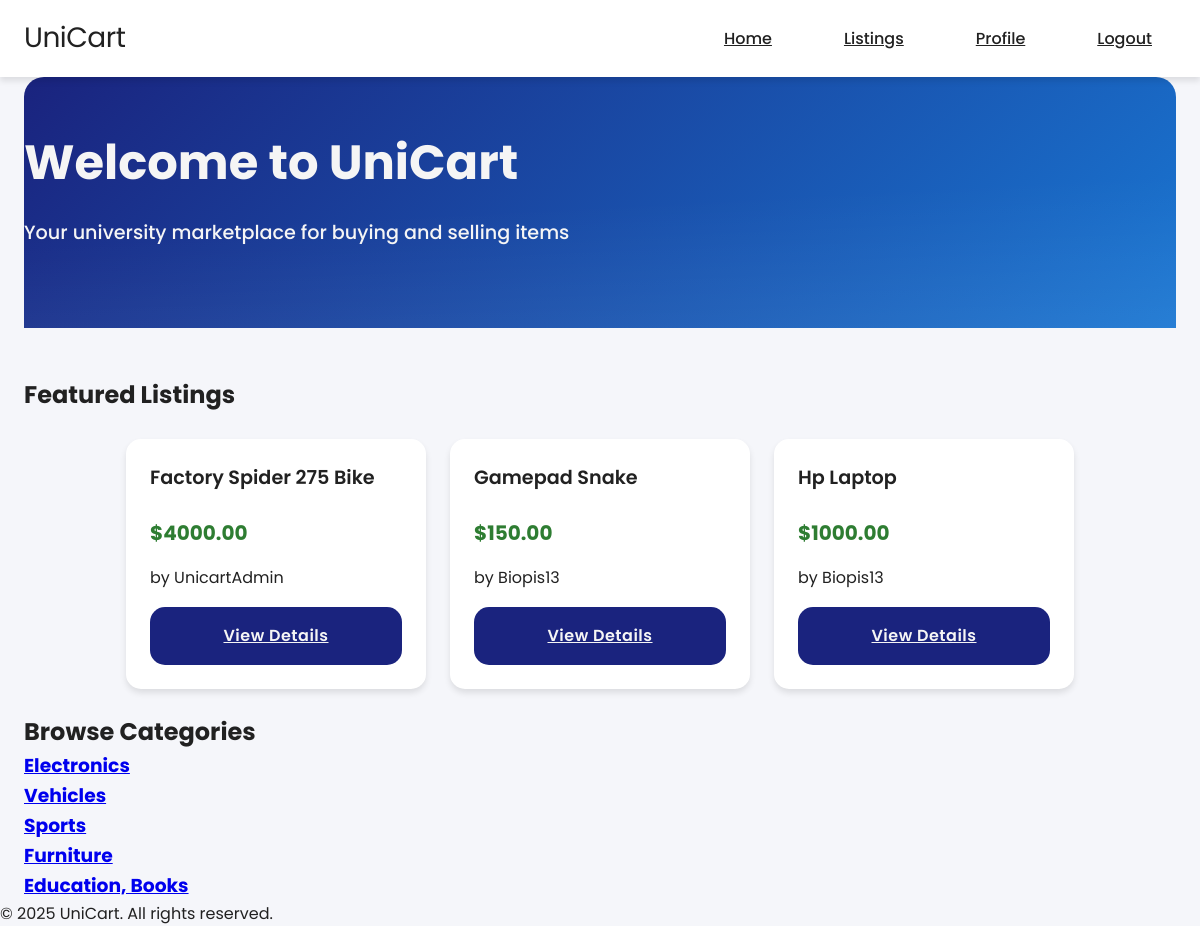
Screenshot of / (signed in) with the database file from the repository.
### marketplace/models.py (models this page shows, shortened)
class Listing(models.Model):
    title = models.CharField(max_length=200)
    description = models.TextField()
    price = models.DecimalField(max_digits=10, decimal_places=2)
    image = models.ImageField(upload_to='listings/',blank=True,null=True)
    date = models.DateTimeField(auto_now_add=True)
    seller = models.ForeignKey(User, on_delete=models.CASCADE)
    categories = models.ManyToManyField('Category')

class Category(models.Model):
    name = models.CharField(max_length=100)
    class Meta:
        verbose_name_plural = "Categories"

### marketplace/views.py (the view)
# urls.py: 2. Add a URL to urlpatterns:  path('', views.home, name='home')
def home(request):
    featured_listings = Listing.objects.all()[:6]  # Get first 6 listings
    categories = Category.objects.all()
    return render(request, 'marketplace/home.html', {
        'featured_listings': featured_listings,
        'categories': categories
    })

### templates/marketplace/home.html (shortened to what this page needs)
{% extends 'base.html' %}
{% block content %}
<div class="container">
    <section class="hero">
        <h1>Welcome to UniCart</h1>
        <p>Your university marketplace for buying and selling items</p>
    </section>
    <section class="featured-listings">
        <h2>Featured Listings</h2>
        <div class="listings-grid">
            {% for listing in featured_listings %}
            <div class="listing-card">
                <div class="listing-content">
                    <h3>{{ listing.title }}</h3>
                    <p class="price">${{ listing.price }}</p>
                    <p class="seller">by {{ listing.seller.username }}</p>
                    <a href="{% url 'listing_detail' listing.pk %}" class="btn btn-secondary">View Details</a>
                </div>
            </div>
            {% empty %}
            <p>No listings available.</p>
            {% endfor %}
        </div>
    </section>
    <section class="categories">
        <h2>Browse Categories</h2>
        <div class="category-grid">
            {% for category in categories %}
            <a href="{% url 'listing_list' %}?category={{ category.id }}" class="category-card">
                <h3>{{ category.name }}</h3>
            </a>
            {% endfor %}
        </div>
    </section>
</div>
{% endblock %}

### static/css/style.css (style rules this page uses)
:root { --primary-color: #1a237e; --accent-color: #1976d2; --success-color: #2e7d32; --warning-color: #f57f17; --danger-color: #c62828; --text-color: #212121; --text-light: #f5f5f5; --light-bg: #f5f5f5; --card-bg: #ffffff; --border-color: #e0e0e0; --border-radius: 20px; --border-radius-sm: 15px; --box-shadow: 0 4px 6px rgba(0, 0, 0, 0.1); --transition: all 0.3s ease; --container-width: 1200px; --spacing-xs: 0.5rem; --spacing-sm: 1rem; --spacing-md: 1.5rem; --spacing-lg: 2rem; --spacing-xl: 3rem; }
* { margin: 0; padding: 0; box-sizing: border-box; }
body { font-family: 'Poppins', sans-serif; line-height: 1.6; color: var(--text-color); background-color: #f5f6fa; }
.container { max-width: var(--container-width); margin: 0 auto; padding: 0 var(--spacing-md); width: 100%; }
.hero { background: linear-gradient(135deg, var(--primary-color), var(--accent-color)); color: var(--text-light); padding: var(--spacing-xl) 0; margin-bottom: var(--spacing-xl); position: relative; overflow: hidden; border-radius: var(--border-radius) var(--border-radius) 0 0; }
.hero::after { content: ''; position: absolute; bottom: -50%; left: 0; right: 0; height: 100%; background: linear-gradient(transparent, rgba(255,255,255,0.1)); transform: skewY(-3deg); }
.hero h1 { font-size: 3rem; margin-bottom: 1rem; }
.hero p { font-size: 1.2rem; opacity: 1; font-weight: 500; margin-bottom: 2rem; }
.listings-grid { display: grid; grid-template-columns: repeat(auto-fill, minmax(250px, 300px)); gap: var(--spacing-md); padding: var(--spacing-md) 0; justify-content: center; }
.listing-card { display: flex; flex-direction: column; height: 100%; background: var(--card-bg); border-radius: var(--border-radius-sm); box-shadow: var(--box-shadow); transition: var(--transition); }
.listing-content { display: flex; flex-direction: column; gap: var(--spacing-sm); padding: var(--spacing-md); flex: 1; }
.listing-content h3 { color: var(--text-color); font-weight: 600; font-size: 1.2rem; margin-bottom: 0.5rem; }
.price { color: var(--success-color); font-weight: 700; font-size: 1.25rem; }
.btn { padding: var(--spacing-sm) var(--spacing-lg); font-weight: 600; letter-spacing: 0.5px; display: inline-flex; align-items: center; justify-content: center; gap: var(--spacing-xs); min-width: 120px; border-radius: var(--border-radius-sm); }
.btn-secondary { background-color: var(--primary-color); color: var(--text-light); }
.listing-card { animation: fadeIn 0.5s ease-out forwards; }

### rows the page displays
Listing: title "Factory Spider 275 Bike", price "4000.00", seller.username "UnicartAdmin"
Listing: title "Gamepad Snake", price "150.00", seller.username "Biopis13"
Listing: title "Hp Laptop", price "1000.00", seller.username "Biopis13"
Category: name "Electronics"
Category: name "Vehicles"
Category: name "Sports"
Category: name "Furniture"
Category: name "Education, Books"
